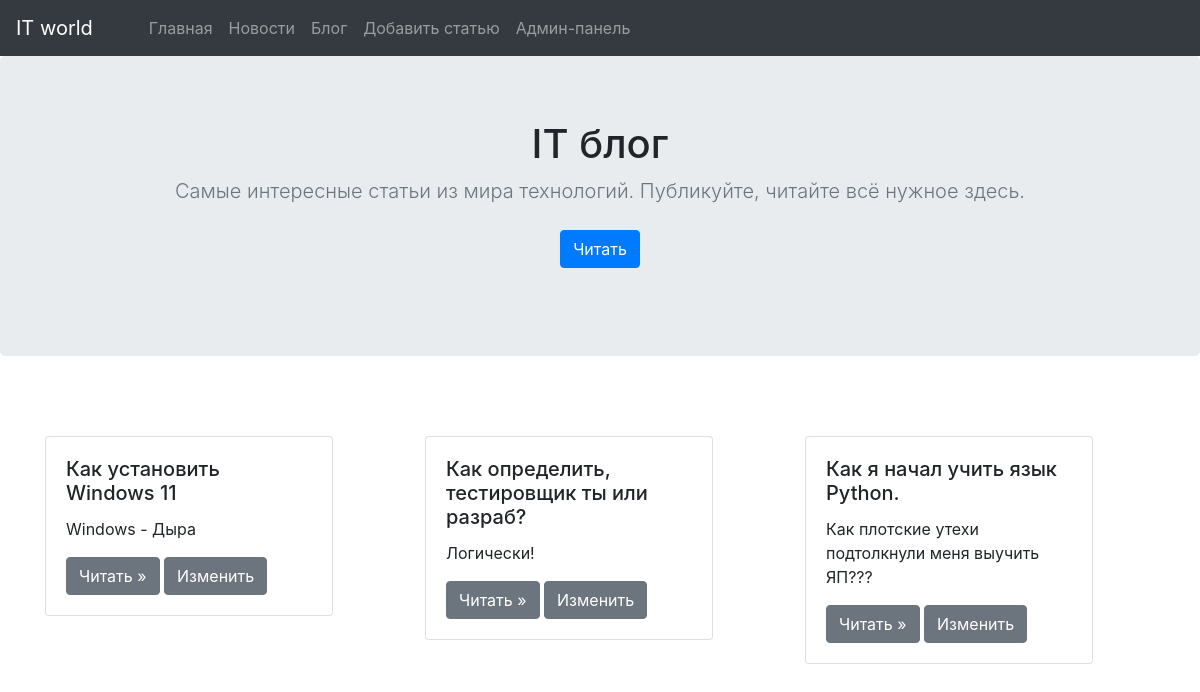
Page /blog on the committed database.
### app.py (models this page shows, shortened)
class Article(db.Model):
    id = db.Column(db.Integer, primary_key=True)
    category_id = db.Column(db.Integer, db.ForeignKey('category.id'))
    title = db.Column(db.String(50), nullable=False, unique=True)
    introduction = db.Column(db.String(100), nullable=False)
    text = db.Column(db.Text(), nullable=False)
    public_date = db.Column(db.DateTime, default=datetime.now())

### app.py (the view)
@app.route('/blog')
def blog():
    category = Category.query.filter_by(name='Блог').first()
    articles = Article.query.filter_by(category_id=category.id)
    return render_template('blog.html', articles=articles)

### templates/blog.html (shortened to what this page needs)
{% extends 'base.html' %}
{% block content %}
 <main class="main">
        <section class="jumbotron text-center">
            <div class="container">
            <h1 class="jumbotron-heading">IT блог</h1>
            <p class="lead text-muted">
                Самые интересные статьи из мира технологий.
                Публикуйте, читайте всё нужное здесь.
            </p>
                <p id="menu">
                    <a href="#anchor" class="btn btn-primary my-2">Читать</a>
                </p>
            </div>
        </section>
        <div class="album py-5">
            <div class="container">
                {% if articles %}
                <div class="row" id="anchor">
                    {% for article in articles %}
                    <div class="col mb-5">
                        <div class="card" style="width: 18rem;">
                                <div class="card-body">
                                    <h5 class="card-title">{{ article.title }}</h5>
                                        <p class="card-text">{{ article.introduction[:50].strip() }}</p>
                                        <a class="btn btn-secondary"
                                        href="{{ url_for('detailed_post', article_id=article.id) }}"
                                        role="button">Читать »
                                        </a>
                                        <a href="{{ url_for('edit_post', article_id=article.id) }}" class="btn btn-secondary">Изменить</a>
                                </div>
                            </div>
                        </div>
                    {% endfor %}
                </div>
                {% else %}
                <h2>Статей на сайте нет!</h2>
                {% endif %}
          </div>
        </div>
      </main>
{% endblock %}

### templates/base.html (shortened to what this page needs)
<!DOCTYPE html>
<html lang="en">
<head>
    <link rel="stylesheet"
        href="https://maxcdn.bootstrapcdn.com/bootstrap/4.0.0/css/bootstrap.min.css"
>
</head>
<body>
<nav class="navbar navbar-expand-lg navbar-dark bg-dark">
        <a class="navbar-brand mr-5" href="#">IT world</a>
        <div class="collapse navbar-collapse" id="navbarSupportedContent">
            <ul class="navbar-nav mr-auto">
                <li class="nav-item">
                    <a class="nav-link" href="{{ url_for('index') }}">Главная</a>
                </li>
                <li class="nav-item">
                    <a class="nav-link" href="{{ url_for('news') }}">Новости</a>
                </li>
                <li class="nav-item">
                    <a class="nav-link" href="{{ url_for('blog') }}">Блог</a>
                </li>
                <li class="nav-item">
                    <a class="nav-link" href="{{ url_for('new_post') }}">Добавить статью</a>
                </li>
                <li class="nav-item">
                    <a class="nav-link" href="{{ url_for('admin.index') }}">Админ-панель</a>
                </li>
            </ul>
        </div>
    </nav>
    {% block content %}
    {% endblock %}
</body>
</html>

### rows in the picture
Article: title "Как установить Windows 11", introduction "Windows - Дыра"
Article: title "Как определить, тестировщик ты или разраб?", introduction "Логически!"
Article: title "Как я начал учить язык Python.", introduction "Как плотские утехи подтолкнули меня выучить ЯП???"
